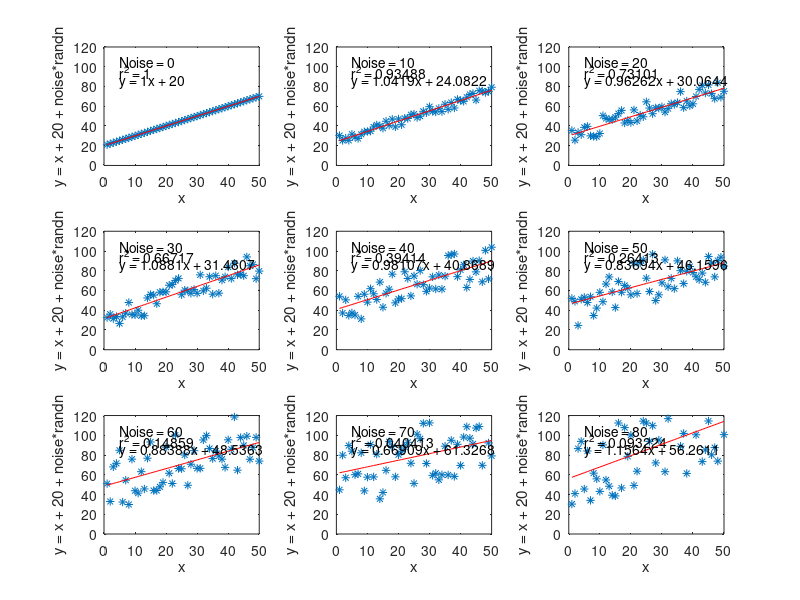

MATLAB code for this plot:
close all;
clear all;

x = [1:50]';
A = [ones(size(x)) x];
for i = 1:9
    noise = 10*(i-1);
    y = x + noise*rand(size(x))+20;
    subplot(3,3,i);
    plot(x,y,'*');
    r = corrcoef(x,y).^2;
    text(5,105,['Noise = ',num2str(noise)])
    text(5,95,['r^2 = ',num2str(r(1,2)^2)]);
    xlabel('x');
    ylabel('y = x + 20 + noise*randn');
    axis([0 50 0 120]);
    
    m = inv(A'*A)*A'*y;
    ym = A*m;
    
    hold on;
    plot(x,ym,'r');
    text(5,85,['y = ',num2str(m(2)),'x + ',num2str(m(1))]);
end
